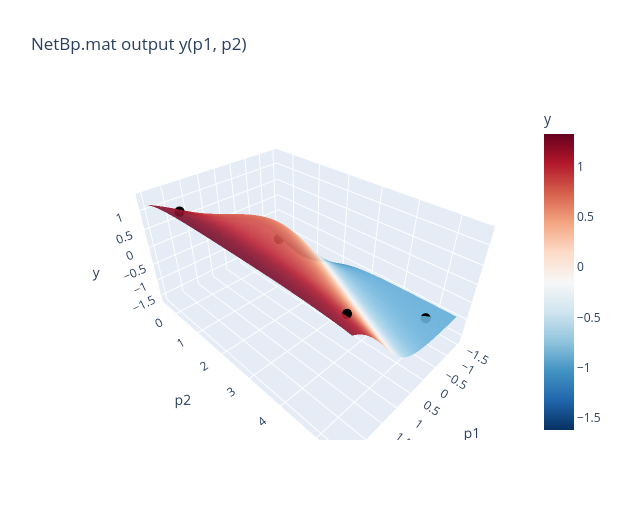

Notebook source saved alongside this figure:
### Code cell
g1, g2 = np.linspace(-1.5, 2.5, 61), np.linspace(-0.5, 5.5, 61)
G1, G2 = np.meshgrid(g1, g2)
Z = netbp(np.vstack([G1.ravel(), G2.ravel()])).reshape(G1.shape)
fig = go.Figure(go.Surface(x=g1, y=g2, z=np.round(Z, 3), colorscale="RdBu", reversescale=True, opacity=0.9, colorbar_title="y"))
fig.add_scatter3d(x=Pd[0], y=Pd[1], z=Td, mode="markers", marker=dict(size=6, color="black"), name="training data")
fig.update_layout(title="NetBp.mat output y(p1, p2)", scene=dict(xaxis_title="p1", yaxis_title="p2", zaxis_title="y"), width=620, height=520)
fig.show()

### Figure 1 — Plotly figure (JSON) as saved in the notebook; plotly's stock layout.template omitted (floating-point values rounded to 4 significant figures; data arrays with more than 128 entries replaced by an {"elided": "..."} marker saying what was removed)
{"data": [{"colorbar": {"title": {"text": "y"}}, "colorscale": [[0.0, "rgb(103,0,31)"], [0.1, "rgb(178,24,43)"], [0.2, "rgb(214,96,77)"], [0.3, "rgb(244,165,130)"], [0.4, "rgb(253,219,199)"], [0.5, "rgb(247,247,247)"], [0.6, "rgb(209,229,240)"], [0.7, "rgb(146,197,222)"], [0.8, "rgb(67,147,195)"], [0.9, "rgb(33,102,172)"], [1.0, "rgb(5,48,97)"]], "opacity": 0.9, "reversescale": true, "type": "surface", "x": [-1.5, -1.433, -1.367, -1.3, -1.233, -1.167, -1.1, -1.033, -0.9667, -0.9, -0.8333, -0.7667, -0.7, -0.6333, -0.5667, -0.5, -0.4333, -0.3667, -0.3, -0.2333, -0.1667, -0.1, -0.03333, 0.03333, 0.1, 0.1667, 0.2333, 0.3, 0.3667, 0.4333, 0.5, 0.5667, 0.6333, 0.7, 0.7667, 0.8333, 0.9, 0.9667, 1.033, 1.1, 1.167, 1.233, 1.3, 1.367, 1.433, 1.5, 1.567, 1.633, 1.7, 1.767, 1.833, 1.9, 1.967, 2.033, 2.1, 2.167, 2.233, 2.3, 2.367, 2.433, 2.5], "y": [-0.5, -0.4, -0.3, -0.2, -0.1, 0.0, 0.1, 0.2, 0.3, 0.4, 0.5, 0.6, 0.7, 0.8, 0.9, 1.0, 1.1, 1.2, 1.3, 1.4, 1.5, 1.6, 1.7, 1.8, 1.9, 2.0, 2.1, 2.2, 2.3, 2.4, 2.5, 2.6, 2.7, 2.8, 2.9, 3.0, 3.1, 3.2, 3.3, 3.4, 3.5, 3.6, 3.7, 3.8, 3.9, 4.0, 4.1, 4.2, 4.3, 4.4, 4.5, 4.6, 4.7, 4.8, 4.9, 5.0, 5.1, 5.2, 5.3, 5.4, 5.5], "z": {"elided": "61x61 float values"}}, {"marker": {"color": "black", "size": 6}, "mode": "markers", "name": "training data", "type": "scatter3d", "x": [-1.0, -1.0, 2.0, 2.0], "y": [0.0, 5.0, 0.0, 5.0], "z": [-1.0, -1.0, 1.0, 1.0]}], "layout": {"height": 520, "scene": {"xaxis": {"title": {"text": "p1"}}, "yaxis": {"title": {"text": "p2"}}, "zaxis": {"title": {"text": "y"}}}, "title": {"text": "NetBp.mat output y(p1, p2)"}, "width": 620}}
